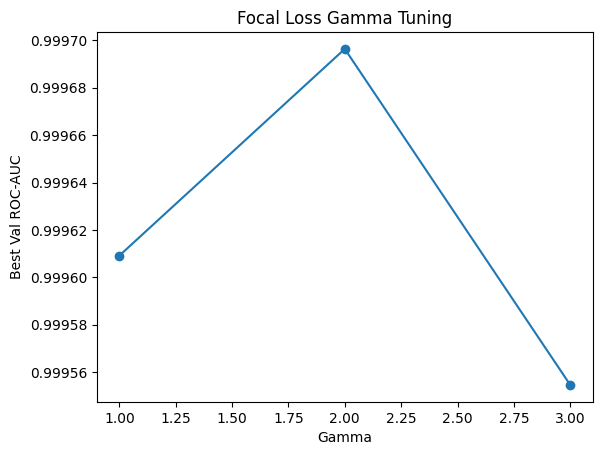

This chart was generated by the following Python code:
#!/usr/bin/env python
# coding: utf-8

# In[2]:


from utils import load_data

train_path = "train.csv"
val_path = "validation.csv"

train_data = load_data(train_path)
val_data = load_data(val_path)


# In[3]:


import urllib.request
import ssl
import certifi

url = "https://download.pytorch.org/models/resnet18-f37072fd.pth"
ctx = ssl.create_default_context(cafile=certifi.where())

req = urllib.request.Request(
    url,
    headers={"User-Agent": "Mozilla/5.0"} 
)

with urllib.request.urlopen(req, context=ctx) as response:
    data = response.read()
    with open("resnet18-f37072fd.pth", "wb") as f:
        f.write(data)

print("Downloaded weights!")


# In[4]:


import torchvision.models as models
import torch

state_dict = torch.load("resnet18-f37072fd.pth")
model = models.resnet18()
model.load_state_dict(state_dict)

model.fc = torch.nn.Linear(model.fc.in_features, 10) # 10 classes
model.eval()


# In[5]:


import torch
import torch.nn as nn
import torch.nn.functional as F

class FocalLoss(nn.Module):
    def __init__(self, gamma=2.0, alpha=None):
        super().__init__()
        self.gamma = gamma
        self.alpha = alpha  # can be None or tensor of class weights

    def forward(self, logits, targets):
        ce_loss = F.cross_entropy(logits, targets, reduction='none')
        pt = torch.exp(-ce_loss)  # probability of correct class

        focal_loss = (1 - pt) ** self.gamma * ce_loss

        if self.alpha is not None:
            alpha_t = self.alpha[targets]
            focal_loss = alpha_t * focal_loss

        return focal_loss.mean()


# In[6]:


import torch
import torch.optim as optim
import params

device = torch.device("mps" if torch.backends.mps.is_available() else "cpu")
model = model.to(device)
optimizer = optim.Adam(model.parameters(), lr=params.lr)


# In[ ]:


outfile = open("results.txt", 'a')
outfile.write("----------------------------\n")
outfile.write("Ablation for task 1.2\n")
outfile.write("---------------------\n")


# In[7]:


import time
from sklearn.preprocessing import label_binarize
from sklearn.metrics import roc_auc_score
from torchvision.models import resnet18
import torch.nn as nn
import numpy as np

gamma_results = []
gamma_values = [1,2,3]

for gamma in gamma_values:
  criterion = FocalLoss(gamma=gamma)
  outfile.write(f"Training with gamma: {gamma}\n")

  model = models.resnet18(weights=None)
  model.fc = nn.Linear(model.fc.in_features, 10)
  model.load_state_dict(torch.load("resnet18-f37072fd.pth"))
  model = model.to(device)
  optimizer = torch.optim.Adam(model.parameters(), lr=1e-4)

  best_auc = 0
  best_model_state = None


  for epoch in range(3): # shorter run to judge trends
    start = time.time()
    model.train()

    outfile.write(f"Running epoch: {epoch+1}\n")

    for images, labels in train_data:
      images, labels = images.to(device), labels.to(device)

      optimizer.zero_grad()
      outputs = model(images)
      loss = criterion(outputs, labels)
      loss.backward()
      optimizer.step()

    model.eval()
    all_labels = []
    all_probs = []

    outfile.write(f"  Evaluations for the epoch\n")

    with torch.no_grad():
      for images, labels in val_data:
        images = images.to(device)
        outputs = model(images)
        probs = torch.softmax(outputs, dim=1)

        all_probs.append(probs.cpu().numpy())
        all_labels.append(labels.numpy())

    all_probs = np.concatenate(all_probs)
    all_labels = np.concatenate(all_labels)

    y_true = label_binarize(all_labels, classes=list(range(10)))

    auc = roc_auc_score(y_true, all_probs, average='macro', multi_class='ovr')

    outfile.write(f"Epoch {epoch+1} done, Val AUC: {auc:.4f}\n")
    outfile.write(f"Time taken: {time.time()-start:.2f}s\n")

    if auc > best_auc:
      best_auc = auc
      best_model_state = model.state_dict()

    gamma_results.append(best_auc)


# In[ ]:


outfile.close()


# In[11]:


import matplotlib.pyplot as plt

gamma_results = gamma_results[2::3]
plt.plot(gamma_values, gamma_results, marker='o')
plt.xlabel("Gamma")
plt.ylabel("Best Val ROC-AUC")
plt.title("Focal Loss Gamma Tuning")
plt.show()
plt.savefig("Ablation_plot11")


# In[ ]:


with open("results.txt", "a") as f:
    f.write("\n------------------------------\n")
    f.write("Ablation training results for 1.1\n")
    f.write("------------------------------\n")
    f.write("Values of ROC-AUC across changing gamma:\n")
    for gr in gamma_results:
        f.write(f"{gr}\n")


# In[ ]:


from utils import load_data

test_path = "test.csv"

test_data = load_data(test_path)


# In[ ]:


import torchvision.models as models
import torch.nn as nn
import torch

model = models.resnet18(weights=None)
model.fc = nn.Linear(model.fc.in_features, 10)
model.load_state_dict(best_model_state)
model.eval()


# In[ ]:


all_preds = []
all_labels = []
all_probs = []

device = torch.device("mps" if torch.backends.mps.is_available() else "cpu")
model = model.to(device)
with torch.no_grad():
  for images, labels in test_data:
    images = images.to(device)
    outputs = model(images)

    probs = torch.softmax(outputs, dim=1)
    preds = torch.argmax(probs, dim=1)

    all_probs.append(probs.cpu().numpy())
    all_preds.append(preds.cpu().numpy())
    all_labels.append(labels.numpy())

import numpy as np
all_probs = np.concatenate(all_probs)
all_preds = np.concatenate(all_preds)
all_labels = np.concatenate(all_labels)


# In[ ]:


from sklearn.metrics import roc_auc_score, f1_score, accuracy_score
from sklearn.preprocessing import label_binarize

y_true = label_binarize(all_labels, classes=list(range(10)))
auc = roc_auc_score(y_true, all_probs, average='macro', multi_class='ovr')

acc = accuracy_score(all_labels, all_preds)

f1 = f1_score(all_labels, all_preds, average='macro')

print("Accuracy: ", acc)
print("F1 Score: ", f1)
print("Macro ROC-AUC: ", auc)

with open("results.txt", "a") as f:
    f.write("\n------------------------------\n")
    f.write("Ablation Test results for 1.1\n")
    f.write("------------------------------\n")
    f.write(f"Accuracy: {acc}\n")
    f.write(f"F1 Score: {f1}\n")
    f.write(f"Macro ROC-AUC: {auc}\n")
